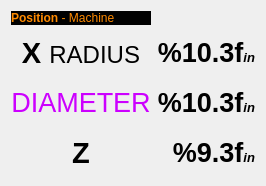
           <widget class="QWidget" name="machine_page">
            <layout class="QGridLayout" name="gridLayout">
             <item row="0" column="0">
              <widget class="QLabel" name="label_dro_title">
               <property name="sizePolicy">
                <sizepolicy hsizetype="Preferred" vsizetype="Minimum">
                 <horstretch>0</horstretch>
                 <verstretch>0</verstretch>
                </sizepolicy>
               </property>
               <property name="maximumSize">
                <size>
                 <width>16777215</width>
                 <height>20</height>
                </size>
               </property>
               <property name="styleSheet">
                <string notr="true">background-color: rgb(0, 0, 0);
color: rgb(255, 138, 0);</string>
               </property>
               <property name="text">
                <string>&lt;html&gt;&lt;head/&gt;&lt;body&gt;&lt;p&gt;&lt;span style=&quot; font-weight:600;&quot;&gt;Position &lt;/span&gt;- Machine&lt;/p&gt;&lt;/body&gt;&lt;/html&gt;</string>
               </property>
              </widget>
             </item>
             <item row="1" column="0">
              <widget class="QLabel" name="label_x">
               <property name="minimumSize">
                <size>
                 <width>0</width>
                 <height>44</height>
                </size>
               </property>
               <property name="text">
                <string>&lt;html&gt;&lt;head/&gt;&lt;body&gt;&lt;p&gt;&lt;span style=&quot; font-size:22pt; font-weight:600;&quot;&gt;X &lt;/span&gt;&lt;span style=&quot; font-size:18pt;&quot;&gt;RADIUS&lt;/span&gt;&lt;/p&gt;&lt;/body&gt;&lt;/html&gt;</string>
               </property>
               <property name="alignment">
                <set>Qt::AlignCenter</set>
               </property>
               <property name="textInteractionFlags">
                <set>Qt::LinksAccessibleByMouse|Qt::TextEditable</set>
               </property>
              </widget>
             </item>
             <item row="1" column="1">
              <widget class="DROLabel" name="dro_label_x">
               <property name="minimumSize">
                <size>
                 <width>0</width>
                 <height>40</height>
                </size>
               </property>
               <property name="styleSheet">
                <string notr="true">DROLabel {
    background-color: black;
/*    border: 2px solid black;*/
    font: 20pt &quot;Lato Heavy&quot;;
    color: #00FF00;
}

DROLabel[homed=false] {
    color:  rgb(255, 138, 0);
}</string>
               </property>
               <property name="text">
                <string>&lt;html&gt;&lt;head/&gt;&lt;body&gt;&lt;p&gt;&lt;span style=&quot; font-size:20pt; font-weight:600;&quot;&gt;%10.3f&lt;/span&gt;&lt;span style=&quot; font-size:10pt; font-weight:600; font-style:italic;&quot;&gt;in&lt;/span&gt;&lt;/p&gt;&lt;/body&gt;&lt;/html&gt;</string>
               </property>
               <property name="alignment">
                <set>Qt::AlignRight|Qt::AlignTrailing|Qt::AlignVCenter</set>
               </property>
               <property name="always_display_radius" stdset="0">
                <bool>true</bool>
               </property>
               <property name="metric_template" stdset="0">
                <string>&lt;html&gt;&lt;head/&gt;&lt;body&gt;&lt;p&gt;&lt;span style=&quot; font-size:20pt; font-weight:600;&quot;&gt;%10.3f&lt;/span&gt;&lt;span style=&quot; font-size:10pt; font-weight:600; font-style:italic;&quot;&gt; mm&lt;/span&gt;&lt;/p&gt;&lt;/body&gt;&lt;/html&gt;</string>
               </property>
               <property name="imperial_template" stdset="0">
                <string>&lt;html&gt;&lt;head/&gt;&lt;body&gt;&lt;p&gt;&lt;span style=&quot; font-size:20pt; font-weight:600;&quot;&gt;%9.4f&lt;/span&gt;&lt;span style=&quot; font-size:10pt; font-weight:600; font-style:italic;&quot;&gt; in&lt;/span&gt;&lt;/p&gt;&lt;/body&gt;&lt;/html&gt;</string>
               </property>
               <property name="homed" stdset="0">
                <bool>false</bool>
               </property>
              </widget>
             </item>
             <item row="2" column="0">
              <widget class="QLabel" name="label_x_diametr">
               <property name="minimumSize">
                <size>
                 <width>0</width>
                 <height>44</height>
                </size>
               </property>
               <property name="styleSheet">
                <string notr="true">color: rgb(204, 0, 255);</string>
               </property>
               <property name="text">
                <string>&lt;html&gt;&lt;head/&gt;&lt;body&gt;&lt;p&gt;&lt;span style=&quot; font-size:20pt;&quot;&gt;DIAMETER&lt;/span&gt;&lt;/p&gt;&lt;/body&gt;&lt;/html&gt;</string>
               </property>
               <property name="alignment">
                <set>Qt::AlignCenter</set>
               </property>
               <property name="textInteractionFlags">
                <set>Qt::LinksAccessibleByMouse|Qt::TextEditable</set>
               </property>
              </widget>
             </item>
             <item row="2" column="1">
              <widget class="DROLabel" name="dro_label">
               <property name="minimumSize">
                <size>
                 <width>0</width>
                 <height>40</height>
                </size>
               </property>
               <property name="styleSheet">
                <string notr="true">DROLabel {	
    background-color: black;
/*    border: 2px solid black;*/
    font: 20pt &quot;Lato Heavy&quot;;
    color: #00FF00;
}

DROLabel[homed=false] {
   color: rgb(204, 0, 255);
}</string>
               </property>
               <property name="text">
                <string>&lt;html&gt;&lt;head/&gt;&lt;body&gt;&lt;p&gt;&lt;span style=&quot; font-size:20pt; font-weight:600;&quot;&gt;%10.3f&lt;/span&gt;&lt;span style=&quot; font-size:10pt; font-weight:600; font-style:italic;&quot;&gt;in&lt;/span&gt;&lt;/p&gt;&lt;/body&gt;&lt;/html&gt;</string>
               </property>
               <property name="alignment">
                <set>Qt::AlignRight|Qt::AlignTrailing|Qt::AlignVCenter</set>
               </property>
               <property name="always_display_diameter" stdset="0">
                <bool>true</bool>
               </property>
               <property name="metric_template" stdset="0">
                <string>&lt;html&gt;&lt;head/&gt;&lt;body&gt;&lt;p&gt;&lt;span style=&quot; font-size:20pt; font-weight:600;&quot;&gt;%10.3f&lt;/span&gt;&lt;span style=&quot; font-size:10pt; font-weight:600; font-style:italic;&quot;&gt; mm&lt;/span&gt;&lt;/p&gt;&lt;/body&gt;&lt;/html&gt;</string>
               </property>
               <property name="imperial_template" stdset="0">
                <string>&lt;html&gt;&lt;head/&gt;&lt;body&gt;&lt;p&gt;&lt;span style=&quot; font-size:20pt; font-weight:600;&quot;&gt;%9.4f&lt;/span&gt;&lt;span style=&quot; font-size:10pt; font-weight:600; font-style:italic;&quot;&gt; in&lt;/span&gt;&lt;/p&gt;&lt;/body&gt;&lt;/html&gt;</string>
               </property>
               <property name="homed" stdset="0">
                <bool>false</bool>
               </property>
              </widget>
             </item>
             <item row="3" column="0">
              <widget class="QLabel" name="label_z">
               <property name="minimumSize">
                <size>
                 <width>0</width>
                 <height>44</height>
                </size>
               </property>
               <property name="text">
                <string>&lt;html&gt;&lt;head/&gt;&lt;body&gt;&lt;p&gt;&lt;span style=&quot; font-size:22pt; font-weight:600;&quot;&gt;Z&lt;/span&gt;&lt;/p&gt;&lt;/body&gt;&lt;/html&gt;</string>
               </property>
               <property name="alignment">
                <set>Qt::AlignCenter</set>
               </property>
              </widget>
             </item>
             <item row="3" column="1">
              <widget class="DROLabel" name="dro_label_z">
               <property name="minimumSize">
                <size>
                 <width>0</width>
                 <height>40</height>
                </size>
               </property>
               <property name="styleSheet">
                <string notr="true">DROLabel {
    background-color: black;
/*    border: 2px solid black;*/
    font: 20pt &quot;Lato Heavy&quot;;
    color: #00FF00;
}

DROLabel[homed=false] {
    color: rgb(255, 138, 0);
}
</string>
               </property>
               <property name="text">
                <string>&lt;html&gt;&lt;head/&gt;&lt;body&gt;&lt;p&gt;&lt;span style=&quot; font-size:20pt; font-weight:600;&quot;&gt;%9.3f&lt;/span&gt;&lt;span style=&quot; font-size:10pt; font-weight:600; font-style:italic;&quot;&gt;in&lt;/span&gt;&lt;/p&gt;&lt;/body&gt;&lt;/html&gt;</string>
               </property>
               <property name="alignment">
                <set>Qt::AlignRight|Qt::AlignTrailing|Qt::AlignVCenter</set>
               </property>
               <property name="Qjoint_number" stdset="0">
                <number>2</number>
               </property>
               <property name="metric_template" stdset="0">
                <string>&lt;html&gt;&lt;head/&gt;&lt;body&gt;&lt;p&gt;&lt;span style=&quot; font-size:20pt; font-weight:600;&quot;&gt;%10.3f&lt;/span&gt;&lt;span style=&quot; font-size:10pt; font-weight:600; font-style:italic;&quot;&gt; mm&lt;/span&gt;&lt;/p&gt;&lt;/body&gt;&lt;/html&gt;</string>
               </property>
               <property name="imperial_template" stdset="0">
                <string>&lt;html&gt;&lt;head/&gt;&lt;body&gt;&lt;p&gt;&lt;span style=&quot; font-size:20pt; font-weight:600;&quot;&gt;%9.4f&lt;/span&gt;&lt;span style=&quot; font-size:10pt; font-weight:600; font-style:italic;&quot;&gt; in&lt;/span&gt;&lt;/p&gt;&lt;/body&gt;&lt;/html&gt;</string>
               </property>
               <property name="homed" stdset="0">
                <bool>false</bool>
               </property>
              </widget>
             </item>
            </layout>
           </widget>
